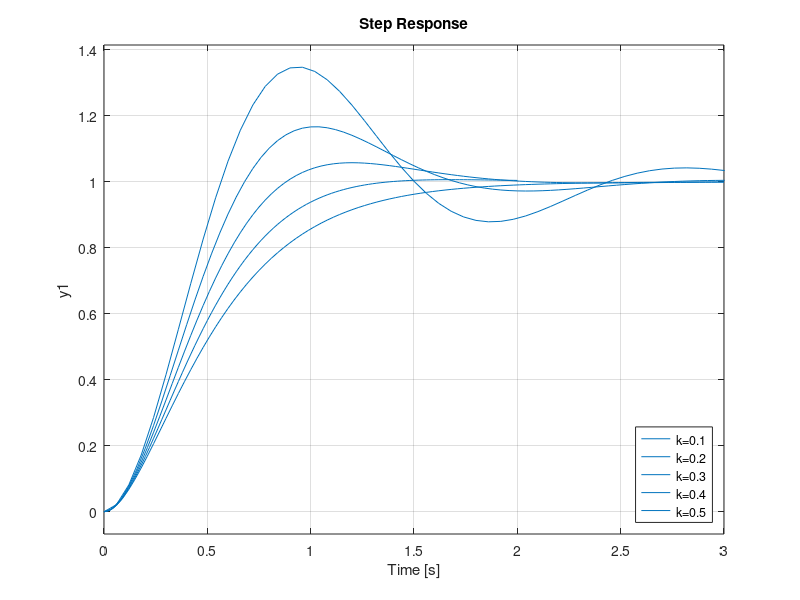

Source code (MATLAB):
 %------------------------------ Questao 11
 g1=tf(12.5, [1 1]);
 g2=tf(1 , [1 0]);
 
 for k=0.1 :0.1:0.5
    Fd1= feedback(g1,k);
    T1=Fd1*g2;
    Trc= feedback(T1,1);
    step(Trc)
    hold on
 end
legend('k=0.1', 'k=0.2', 'k=0.3', 'k=0.4', 'k=0.5', 'Location','SouthEast')
